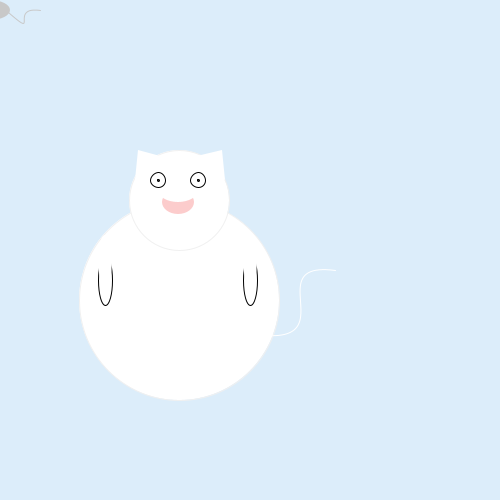
Frame 1 (no input)
Frame 60 (the mouse pressed at the canvas centre just before this capture): identical to frame 1, image omitted
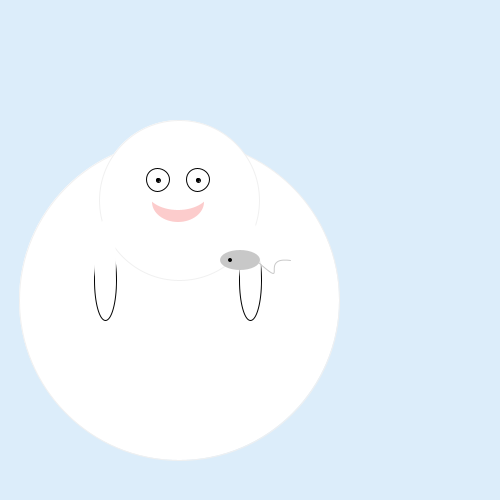
Frame 120 (the mouse held since frame 60 and released just before this capture)

The Processing sketch that drew these frames (run headless with seeded random() and noise(); from frame 60 on, the mouse is pressed at the canvas centre):

// Processing sketch: processing_56157
// ── processing_56157.pde

//'Robot' Response Exercise z3331791 - Sarah Bracken
//Feed the cat the mouse and watch him expand with fattness :D

int x = 179;
int y = 300; 
int radius = 100;

void setup() {
size(500, 500);
smooth();
ellipseMode(RADIUS);
noStroke();
}

void draw() {
  background(220, 237, 250);
  float d = dist(mouseX, mouseY, x, y);
  if (d < radius) {
    radius++;
    fill(255);
  }
  stroke(240);
  ellipse(x, y, radius, radius);
  stroke(240);
  ellipse(x, y - 100, radius / 2, radius / 2);
  
  noStroke();
  triangle(138, 150, 175, 160, 135, 180);
  triangle(222, 150, 225, 180, 180, 160);
  
  noStroke();
  fill(252, 204, 204);
  ellipse(x - 1, y - 98, radius / 6, radius / 8);
  fill(255);
  ellipse(x - 1, y - 110, radius / 5, radius / 8);
  
  stroke(0);
  fill(255);
  ellipse(x + 19, y - 120, radius / 14.2, radius / 14.2);
  fill(0);
  ellipse(x + 19, y - 120, radius / 66, radius / 66);
  fill(255, 255, 255, 0);
  ellipse(x - 21, y - 120, radius / 14.2, radius / 14.2);
  fill(0);
  ellipse(x - 21, y - 120, radius / 66, radius / 66);
  fill(255);
  stroke(0);
  fill(255);
  ellipse(250, 280, radius / 14, radius / 4);
  ellipse(105, 280, radius / 14, radius / 4);
  noStroke();
  fill(255);
  ellipse(250, 260, radius / 14, radius / 4);
  ellipse(105, 260, radius / 14, radius / 4);
  noFill();
 
  stroke(255, 255, 255);
  bezier(335, 270, 260, 260, 340, 340, 265, 335);
  noStroke();
  fill(255);
  fill(200);
  ellipse(mouseX - 10, mouseY + 10, 20, 10);
  noFill();
  stroke(200);
  bezier(mouseX + 40, mouseY + 10, mouseX + 5, mouseY + 5, mouseX + 45, mouseY + 45, mouseX, mouseY + 5);
  noStroke();
  fill(0);
  ellipse(mouseX - 20, mouseY + 10, 2, 2);
  fill(255);

}
